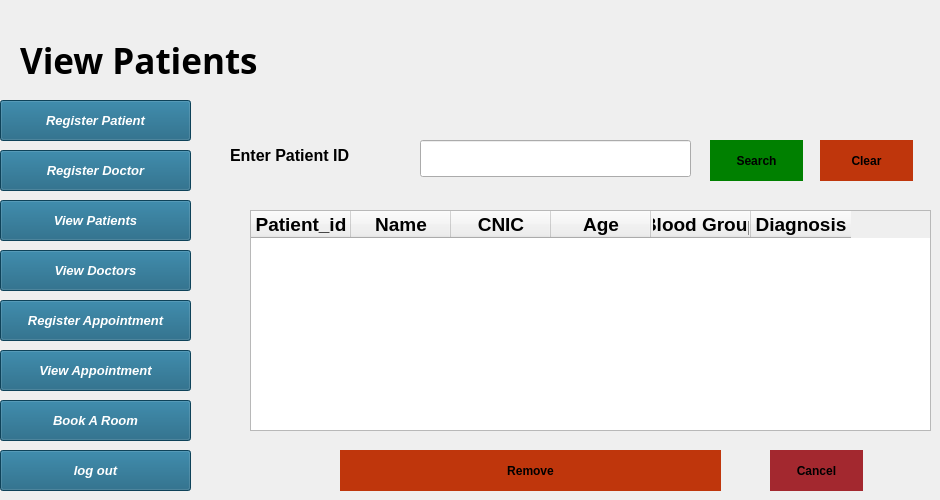
    <widget class="QWidget" name="page_20">
     <widget class="QLabel" name="label_viewpatients">
      <property name="geometry">
       <rect>
        <x>20</x>
        <y>30</y>
        <width>321</width>
        <height>61</height>
       </rect>
      </property>
      <property name="font">
       <font>
        <family>Modern No. 20</family>
        <pointsize>26</pointsize>
        <italic>false</italic>
        <bold>true</bold>
       </font>
      </property>
      <property name="text">
       <string>View Patients</string>
      </property>
     </widget>
     <widget class="QLineEdit" name="lineEdit_enterpatientid_viewpatient">
      <property name="geometry">
       <rect>
        <x>420</x>
        <y>140</y>
        <width>271</width>
        <height>37</height>
       </rect>
      </property>
      <property name="font">
       <font>
        <pointsize>14</pointsize>
        <italic>false</italic>
        <bold>false</bold>
       </font>
      </property>
     </widget>
     <widget class="QLabel" name="label_enterpatientid_viewpatient">
      <property name="geometry">
       <rect>
        <x>230</x>
        <y>140</y>
        <width>172</width>
        <height>31</height>
       </rect>
      </property>
      <property name="font">
       <font>
        <pointsize>12</pointsize>
        <italic>false</italic>
        <bold>true</bold>
       </font>
      </property>
      <property name="styleSheet">
       <string notr="true">QLabel {
    color: black;
}
</string>
      </property>
      <property name="text">
       <string>Enter Patient ID</string>
      </property>
     </widget>
     <widget class="QPushButton" name="pushButton_clear">
      <property name="geometry">
       <rect>
        <x>820</x>
        <y>140</y>
        <width>93</width>
        <height>41</height>
       </rect>
      </property>
      <property name="font">
       <font>
        <pointsize>9</pointsize>
        <italic>false</italic>
        <bold>true</bold>
       </font>
      </property>
      <property name="styleSheet">
       <string notr="true">QPushButton {
    background-color: #BF360C;
    color: black;
    border: none;
}

QPushButton:hover {
    background-color:  #BF360C;
    color: black;
}
</string>
      </property>
      <property name="text">
       <string>Clear</string>
      </property>
     </widget>
     <widget class="QPushButton" name="pushButton_search">
      <property name="geometry">
       <rect>
        <x>710</x>
        <y>140</y>
        <width>93</width>
        <height>41</height>
       </rect>
      </property>
      <property name="font">
       <font>
        <pointsize>9</pointsize>
        <italic>false</italic>
        <bold>true</bold>
       </font>
      </property>
      <property name="styleSheet">
       <string notr="true">QPushButton {
    background-color: GREEN;
    color: black;
    border: none;
}

QPushButton:hover {
    background-color: GREEN;
    color: black;
}
</string>
      </property>
      <property name="text">
       <string>Search</string>
      </property>
     </widget>
     <widget class="QTableWidget" name="tableWidget_patients">
      <property name="geometry">
       <rect>
        <x>250</x>
        <y>210</y>
        <width>681</width>
        <height>221</height>
       </rect>
      </property>
      <property name="font">
       <font>
        <pointsize>14</pointsize>
        <italic>false</italic>
        <bold>true</bold>
       </font>
      </property>
      <column>
       <property name="text">
        <string>Patient_id</string>
       </property>
      </column>
      <column>
       <property name="text">
        <string>Name</string>
       </property>
      </column>
      <column>
       <property name="text">
        <string>CNIC</string>
       </property>
      </column>
      <column>
       <property name="text">
        <string>Age</string>
       </property>
      </column>
      <column>
       <property name="text">
        <string>Blood Group</string>
       </property>
      </column>
      <column>
       <property name="text">
        <string>Diagnosis</string>
       </property>
      </column>
     </widget>
     <widget class="QPushButton" name="pushButton_cancel_viewpatients">
      <property name="geometry">
       <rect>
        <x>770</x>
        <y>450</y>
        <width>93</width>
        <height>41</height>
       </rect>
      </property>
      <property name="font">
       <font>
        <pointsize>9</pointsize>
        <italic>false</italic>
        <bold>true</bold>
       </font>
      </property>
      <property name="styleSheet">
       <string notr="true">QPushButton {
    background-color: #A3282F;
    color: black;
    border: none;
}

QPushButton:hover {
    background-color: #A3282F;
    color: black;
}
</string>
      </property>
      <property name="text">
       <string>Cancel</string>
      </property>
     </widget>
     <widget class="QPushButton" name="pushButton_remove_viewpatients">
      <property name="geometry">
       <rect>
        <x>340</x>
        <y>450</y>
        <width>381</width>
        <height>41</height>
       </rect>
      </property>
      <property name="font">
       <font>
        <pointsize>9</pointsize>
        <italic>false</italic>
        <bold>true</bold>
       </font>
      </property>
      <property name="styleSheet">
       <string notr="true">QPushButton {
    background-color: #BF360C;
    color: black;
    border: none;
}

QPushButton:hover {
    background-color:  #BF360C;
    color: black;
}
</string>
      </property>
      <property name="text">
       <string>Remove</string>
      </property>
     </widget>
     <widget class="QPushButton" name="pushButton_bookaroom_8">
      <property name="geometry">
       <rect>
        <x>0</x>
        <y>400</y>
        <width>191</width>
        <height>41</height>
       </rect>
      </property>
      <property name="font">
       <font>
        <pointsize>10</pointsize>
        <italic>true</italic>
        <bold>true</bold>
       </font>
      </property>
      <property name="styleSheet">
       <string notr="true">QPushButton{
background: #145C7C;
color:white;
}


QPushButton:hover {
    background-color:  #BF360C;
    color: black;
}
</string>
      </property>
      <property name="text">
       <string>Book A Room</string>
      </property>
     </widget>
     <widget class="QPushButton" name="pushButton_registerdoctor_12">
      <property name="geometry">
       <rect>
        <x>0</x>
        <y>150</y>
        <width>191</width>
        <height>41</height>
       </rect>
      </property>
      <property name="font">
       <font>
        <pointsize>10</pointsize>
        <italic>true</italic>
        <bold>true</bold>
       </font>
      </property>
      <property name="styleSheet">
       <string notr="true">QPushButton{
background: #145C7C;
color:white;
}


QPushButton:hover {
    background-color:  #BF360C;
    color: black;
}
</string>
      </property>
      <property name="text">
       <string>Register Doctor</string>
      </property>
     </widget>
     <widget class="QPushButton" name="pushButton_registerpatient_12">
      <property name="geometry">
       <rect>
        <x>0</x>
        <y>100</y>
        <width>191</width>
        <height>41</height>
       </rect>
      </property>
      <property name="font">
       <font>
        <pointsize>10</pointsize>
        <italic>true</italic>
        <bold>true</bold>
       </font>
      </property>
      <property name="styleSheet">
       <string notr="true">QPushButton{
background: #145C7C;
color:white;
}


QPushButton:hover {
    background-color:  #BF360C;
    color: black;
}
</string>
      </property>
      <property name="text">
       <string>Register Patient</string>
      </property>
     </widget>
     <widget class="QPushButton" name="pushButton_removedoctor_12">
      <property name="geometry">
       <rect>
        <x>0</x>
        <y>250</y>
        <width>191</width>
        <height>41</height>
       </rect>
      </property>
      <property name="font">
       <font>
        <pointsize>10</pointsize>
        <italic>true</italic>
        <bold>true</bold>
       </font>
      </property>
      <property name="styleSheet">
       <string notr="true">QPushButton{
background: #145C7C;
color:white;
}

QPushButton:hover {
    background-color:  #BF360C;
    color: black;
}
</string>
      </property>
      <property name="text">
       <string>View Doctors</string>
      </property>
     </widget>
     <widget class="QPushButton" name="pushButton_bookappointment_12">
      <property name="geometry">
       <rect>
        <x>0</x>
        <y>300</y>
        <width>191</width>
        <height>41</height>
       </rect>
      </property>
      <property name="font">
       <font>
        <pointsize>10</pointsize>
        <italic>true</italic>
        <bold>true</bold>
       </font>
      </property>
      <property name="styleSheet">
       <string notr="true">QPushButton{
background: #145C7C;
color:white;
}


QPushButton:hover {
    background-color:  #BF360C;
    color: black;
}
</string>
      </property>
      <property name="text">
       <string>Register Appointment</string>
      </property>
     </widget>
     <widget class="QPushButton" name="pushButton_removepatient_12">
      <property name="geometry">
       <rect>
        <x>0</x>
        <y>200</y>
        <width>191</width>
        <height>41</height>
       </rect>
      </property>
      <property name="font">
       <font>
        <pointsize>10</pointsize>
        <italic>true</italic>
        <bold>true</bold>
       </font>
      </property>
      <property name="styleSheet">
       <string notr="true">QPushButton{
background: #145C7C;
color:white;
}


QPushButton:hover {
    background-color:  #BF360C;
    color: black;
}
</string>
      </property>
      <property name="text">
       <string>View Patients</string>
      </property>
     </widget>
     <widget class="QPushButton" name="pushButton_viewappointment_8">
      <property name="geometry">
       <rect>
        <x>0</x>
        <y>350</y>
        <width>191</width>
        <height>41</height>
       </rect>
      </property>
      <property name="font">
       <font>
        <pointsize>10</pointsize>
        <italic>true</italic>
        <bold>true</bold>
       </font>
      </property>
      <property name="styleSheet">
       <string notr="true">QPushButton{
background: #145C7C;
color:white;
}


QPushButton:hover {
    background-color:  #BF360C;
    color: black;
}
</string>
      </property>
      <property name="text">
       <string>View Appointment</string>
      </property>
     </widget>
     <widget class="QPushButton" name="pushbutton_logout_10">
      <property name="geometry">
       <rect>
        <x>0</x>
        <y>450</y>
        <width>191</width>
        <height>41</height>
       </rect>
      </property>
      <property name="font">
       <font>
        <pointsize>10</pointsize>
        <italic>true</italic>
        <bold>true</bold>
       </font>
      </property>
      <property name="styleSheet">
       <string notr="true">QPushButton{
background: #145C7C;
color:white;
}


QPushButton:hover {
    background-color:  #BF360C;
    color: black;
}
</string>
      </property>
      <property name="text">
       <string>log out</string>
      </property>
     </widget>
    </widget>
